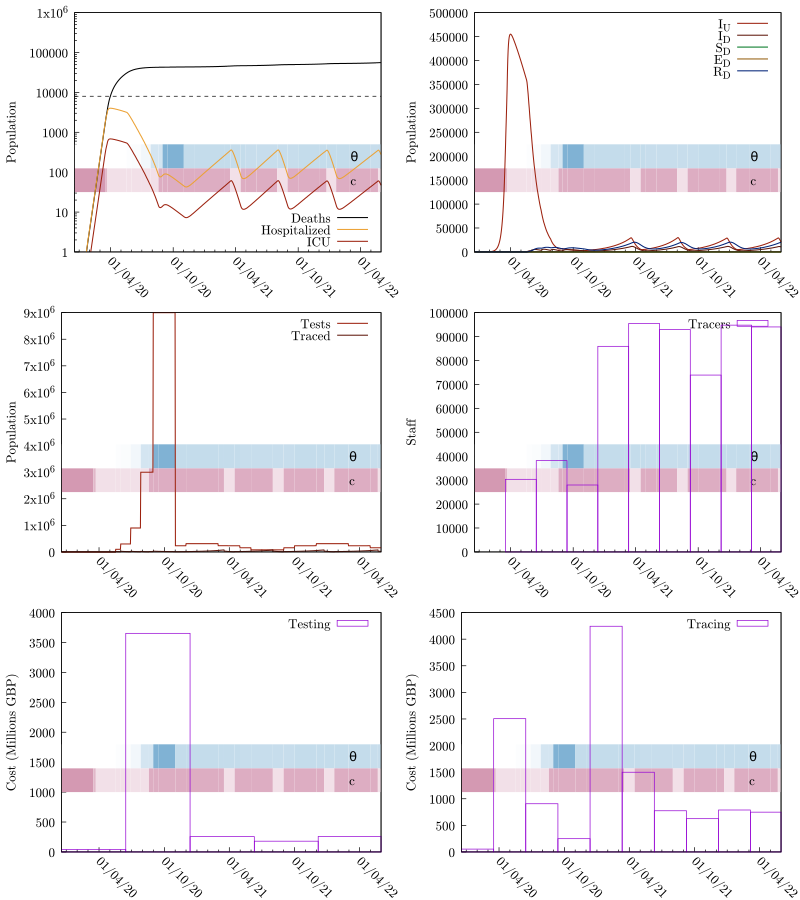

Write gnuplot code to recreate this figure.
set terminal pdfcairo color enhanced dashed font "cmr10,14" size 8,9
seed="ptti-scenario-3b-Trig00-3mo"
set output sprintf("%s.pdf", seed)
set multiplot layout 3,2
odefile=sprintf("%s-out-0.tsv", seed)
ttfile=sprintf("%s-out-0-testtrace.tsv", seed)
trfile=sprintf("%s-out-0-trcosts.tsv", seed)
tefile=sprintf("%s-out-0-tecosts.tsv", seed)
etimesfile=sprintf("%s-events.gp", seed)

set tics nomirror
set ylabel 'Population'

set yrange [0:]

set style fill transparent solid 0.25 noborder

# Colors
color_SU = '#00aa55'
color_SD = '#007722'

color_EU = '#eba134'
color_ED = '#945e0f'

color_IU = '#9c210e'
color_ID = '#5e160b'

color_RU = '#0055aa'
color_RD = '#002277'

# These are from the economic model inputs
Hospitalized_Pct_Deaths=0.44
ICU_Fatality=0.59
ICU_Pct=0.17
IFR=0.008
Non_ICU_Fatality=0.36

HF = IFR*Hospitalized_Pct_Deaths/(ICU_Pct*ICU_Fatality+(1-ICU_Pct)*Non_ICU_Fatality)
ICUF = HF*ICU_Pct

set key bottom right
set xdata time
set timefmt "%Y-%m-%d %H:%M:%S"
set format x "%d/%m/%y"

load etimesfile

set xtics rotate by -45 3600*24*30*6

set yrange [1:1e6]
set log y

set arrow from graph 0, first 8000 to graph 1, first 8000 nohead lc 0 dt '--'
plot odefile u 1:(($9+$10)*IFR) w l lw 1.5 lc 0 ti "Deaths", "" u 1:(($7+$8)*HF) w l lw 1.5 lc rgb color_EU ti "Hospitalized", "" u 1:(($7+$8)*ICUF) w l lw 1.5 lc rgb color_IU ti "ICU"

unset log y
unset arrow

set autoscale y
set yrange [0:]
set key top right

# set y2tics 0.5
# set y2range [0:4]

plot odefile u 1:7 w l lw 1.5 lc rgb color_IU ti "I_U", odefile u 1:8 w l lw 1.5 lc rgb color_ID ti "I_D", \
     odefile u 1:4 w l lw 1.5 lc rgb color_SD ti "S_D", odefile u 1:6 w l lw 1.5 lc rgb color_ED ti "E_D", \
     odefile u 1:10 w l lw 1.5 lc rgb color_RD ti "R_D"#, odefile u 1:13 w l axis x1y2 lc 0 ti "R"


plot ttfile u 1:3 w l lw 1.5 lc rgb color_IU ti "Tests", ttfile u 1:4 w l lw 1.5 lc rgb color_ID ti "Traced"

unset log y
unset yrange
set autoscale y
set style fill empty

set ylabel "Staff"
plot trfile u 1:5 w boxes ti "Tracers"

set ylabel "Cost (Millions GBP)"
plot tefile u 1:($5/1000000) w boxes ti "Testing"
plot trfile u 1:($6/1000000) w boxes ti "Tracing"

unset multiplot
set output
